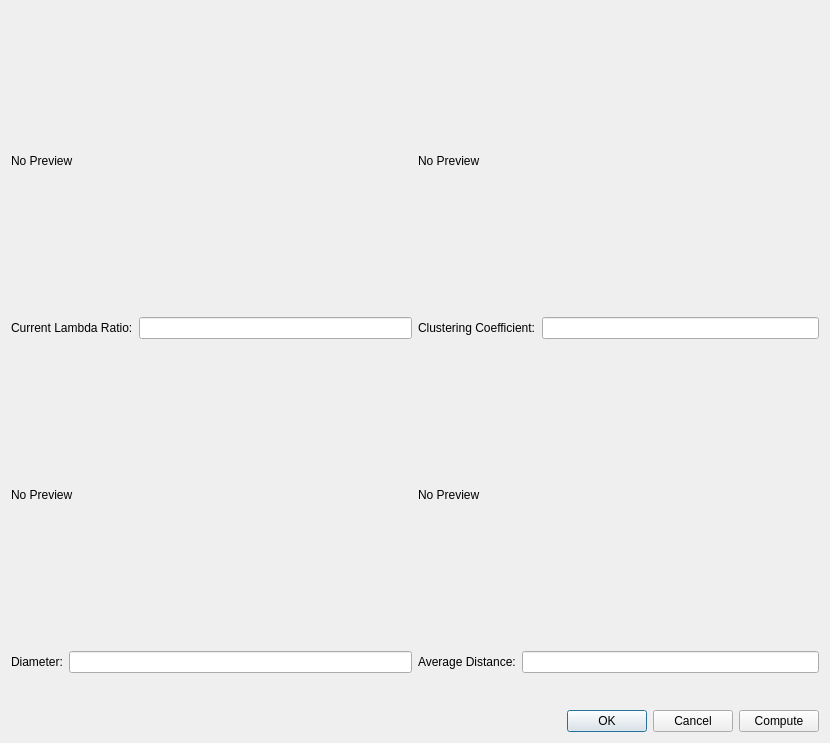
<?xml version="1.0" encoding="UTF-8"?>
<ui version="4.0">
 <class>DialogEnhanceSync</class>
 <widget class="QDialog" name="DialogEnhanceSync">
  <property name="geometry">
   <rect>
    <x>0</x>
    <y>0</y>
    <width>830</width>
    <height>743</height>
   </rect>
  </property>
  <property name="windowTitle">
   <string>Dialog</string>
  </property>
  <layout class="QVBoxLayout" name="verticalLayout_5">
   <item>
    <layout class="QHBoxLayout" name="horizontalLayout_6">
     <item>
      <layout class="QVBoxLayout" name="verticalLayout">
       <item>
        <widget class="QLabel" name="label_lambda_ratio_graph">
         <property name="minimumSize">
          <size>
           <width>400</width>
           <height>300</height>
          </size>
         </property>
         <property name="text">
          <string>No Preview</string>
         </property>
        </widget>
       </item>
       <item>
        <layout class="QHBoxLayout" name="horizontalLayout">
         <property name="sizeConstraint">
          <enum>QLayout::SetDefaultConstraint</enum>
         </property>
         <item>
          <widget class="QLabel" name="label">
           <property name="text">
            <string>Current Lambda Ratio:</string>
           </property>
          </widget>
         </item>
         <item>
          <widget class="QLineEdit" name="lineEdit_lambda_ratio">
           <property name="readOnly">
            <bool>true</bool>
           </property>
          </widget>
         </item>
        </layout>
       </item>
      </layout>
     </item>
     <item>
      <layout class="QVBoxLayout" name="verticalLayout_2">
       <item>
        <widget class="QLabel" name="label_clustering_coefficient_graph">
         <property name="minimumSize">
          <size>
           <width>400</width>
           <height>300</height>
          </size>
         </property>
         <property name="text">
          <string>No Preview</string>
         </property>
        </widget>
       </item>
       <item>
        <layout class="QHBoxLayout" name="horizontalLayout_2">
         <item>
          <widget class="QLabel" name="label_2">
           <property name="text">
            <string>Clustering Coefficient:</string>
           </property>
          </widget>
         </item>
         <item>
          <widget class="QLineEdit" name="lineEdit_clustering_coefficient">
           <property name="readOnly">
            <bool>true</bool>
           </property>
          </widget>
         </item>
        </layout>
       </item>
      </layout>
     </item>
    </layout>
   </item>
   <item>
    <layout class="QHBoxLayout" name="horizontalLayout_7">
     <item>
      <layout class="QVBoxLayout" name="verticalLayout_3">
       <item>
        <widget class="QLabel" name="label_diameter_graph">
         <property name="minimumSize">
          <size>
           <width>400</width>
           <height>300</height>
          </size>
         </property>
         <property name="text">
          <string>No Preview</string>
         </property>
        </widget>
       </item>
       <item>
        <layout class="QHBoxLayout" name="horizontalLayout_3">
         <item>
          <widget class="QLabel" name="label_4">
           <property name="text">
            <string>Diameter:</string>
           </property>
          </widget>
         </item>
         <item>
          <widget class="QLineEdit" name="lineEdit_diameter">
           <property name="readOnly">
            <bool>true</bool>
           </property>
          </widget>
         </item>
        </layout>
       </item>
      </layout>
     </item>
     <item>
      <layout class="QVBoxLayout" name="verticalLayout_4">
       <item>
        <widget class="QLabel" name="label_average_distance_graph">
         <property name="minimumSize">
          <size>
           <width>400</width>
           <height>300</height>
          </size>
         </property>
         <property name="text">
          <string>No Preview</string>
         </property>
        </widget>
       </item>
       <item>
        <layout class="QHBoxLayout" name="horizontalLayout_4">
         <item>
          <widget class="QLabel" name="label_5">
           <property name="text">
            <string>Average Distance:</string>
           </property>
          </widget>
         </item>
         <item>
          <widget class="QLineEdit" name="lineEdit_average_distance">
           <property name="readOnly">
            <bool>true</bool>
           </property>
          </widget>
         </item>
        </layout>
       </item>
      </layout>
     </item>
    </layout>
   </item>
   <item>
    <spacer name="verticalSpacer">
     <property name="orientation">
      <enum>Qt::Vertical</enum>
     </property>
     <property name="sizeHint" stdset="0">
      <size>
       <width>20</width>
       <height>161</height>
      </size>
     </property>
    </spacer>
   </item>
   <item>
    <layout class="QHBoxLayout" name="horizontalLayout_5">
     <item>
      <widget class="QDialogButtonBox" name="buttonBox">
       <property name="orientation">
        <enum>Qt::Horizontal</enum>
       </property>
       <property name="standardButtons">
        <set>QDialogButtonBox::Cancel|QDialogButtonBox::Ok</set>
       </property>
      </widget>
     </item>
     <item>
      <widget class="QPushButton" name="pushButton_begin">
       <property name="text">
        <string>Compute</string>
       </property>
      </widget>
     </item>
    </layout>
   </item>
  </layout>
 </widget>
 <resources/>
 <connections>
  <connection>
   <sender>buttonBox</sender>
   <signal>accepted()</signal>
   <receiver>DialogEnhanceSync</receiver>
   <slot>accept()</slot>
   <hints>
    <hint type="sourcelabel">
     <x>248</x>
     <y>254</y>
    </hint>
    <hint type="destinationlabel">
     <x>157</x>
     <y>274</y>
    </hint>
   </hints>
  </connection>
  <connection>
   <sender>buttonBox</sender>
   <signal>rejected()</signal>
   <receiver>DialogEnhanceSync</receiver>
   <slot>reject()</slot>
   <hints>
    <hint type="sourcelabel">
     <x>316</x>
     <y>260</y>
    </hint>
    <hint type="destinationlabel">
     <x>286</x>
     <y>274</y>
    </hint>
   </hints>
  </connection>
 </connections>
</ui>
